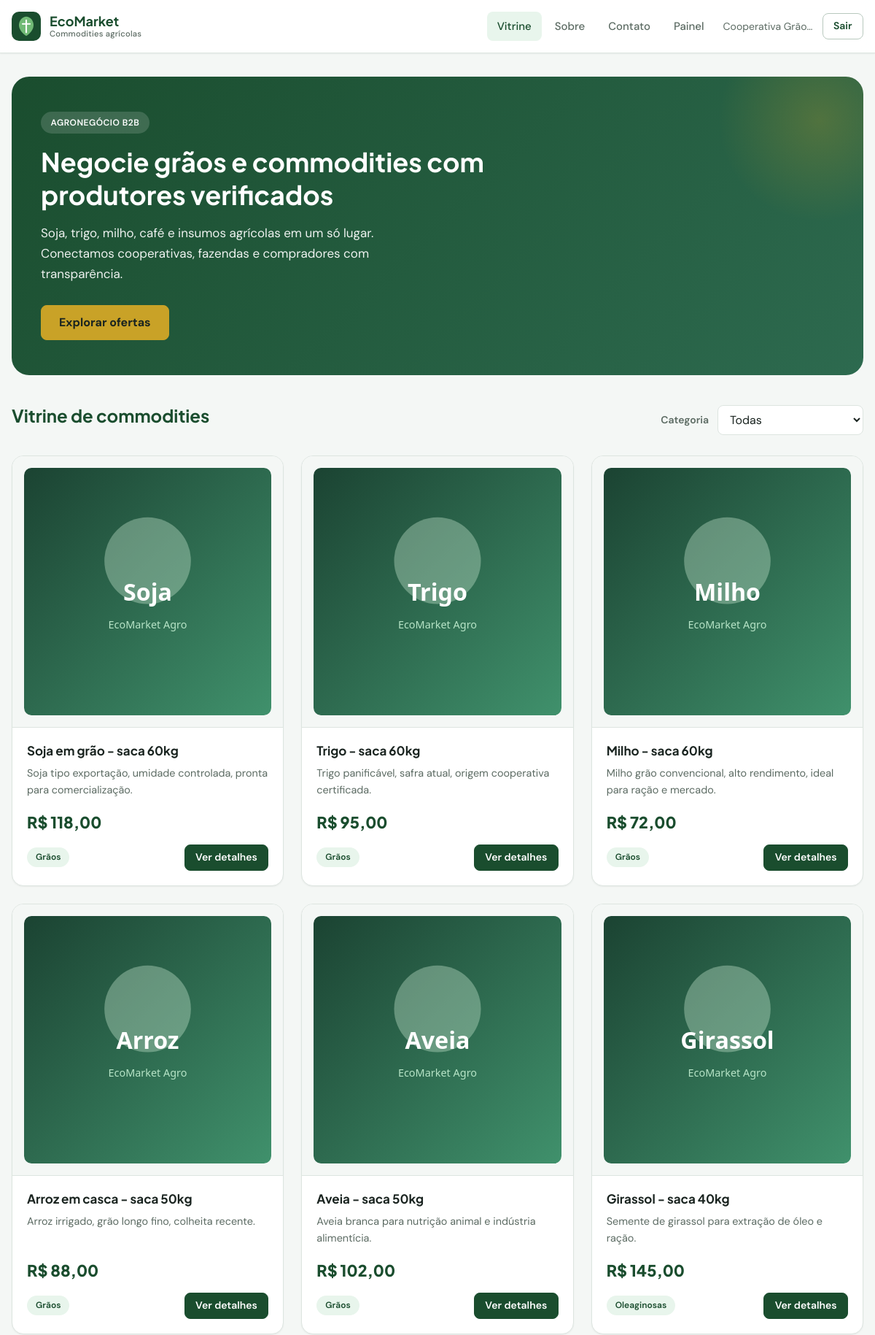
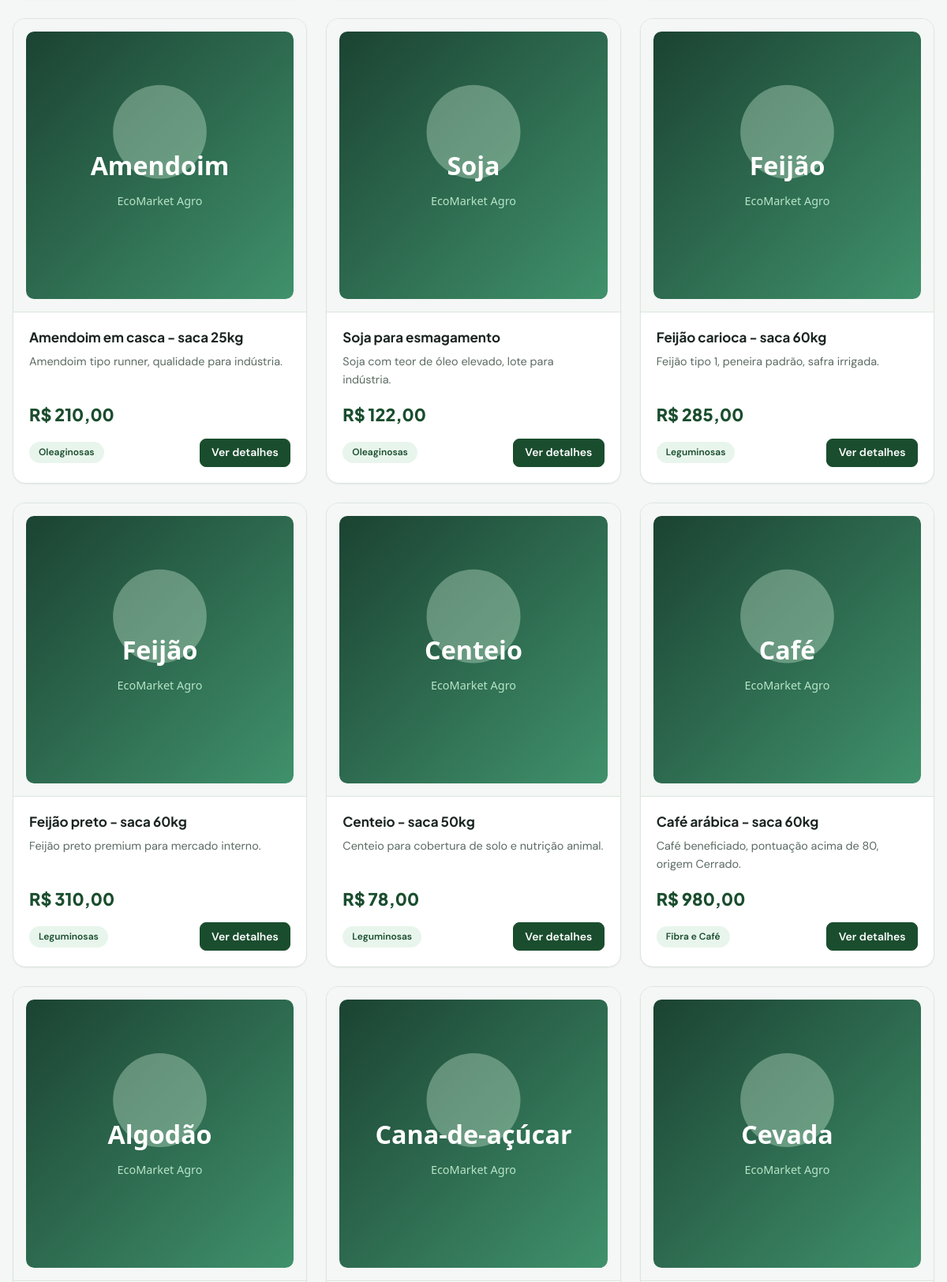
Screenshot of / (signed in, upper part) with the database file from the repository (2 pictures, top to bottom).
### tables this page shows
CREATE TABLE IF NOT EXISTS tbproduto (
    id INT PRIMARY KEY AUTO_INCREMENT,
    nome VARCHAR(200) NOT NULL,
    descricao VARCHAR(200) NOT NULL,
    preco VARCHAR(10) NOT NULL,
    categoria INT NOT NULL,
    link_img VARCHAR(255),
    id_usuario INT NOT NULL,
    FOREIGN KEY (categoria) REFERENCES tbCategorias(id),
    FOREIGN KEY (id_usuario) REFERENCES tbusu(id)
);

CREATE TABLE IF NOT EXISTS tbCategorias (
    id INT PRIMARY KEY AUTO_INCREMENT,
    nome VARCHAR(100) NOT NULL
);

### classes/Produto.php (called while the page is built, shortened)
<?php
class Produto {
    public function __construct($id = null, $nome = null, $descricao = null, $preco = null, $categoria = null, $imagem = null) {
        if ($id !== null && $nome !== null && $descricao !== null && $preco !== null && $categoria !== null) {
            $this->nome = $nome;
            $this->descricao = $descricao;
            $this->preco = $preco;
            $this->categoria = $categoria;
            $this->imagem = $imagem;
        } else {
            $this->conn = $id;
        }
    }
    public static function buscarTodos() {
        $conn = DataBase::getConnection();
        $sql = 'SELECT p.id, p.nome, p.descricao, p.preco, c.nome as categoria, p.link_img as imagem
                FROM tbproduto p
                JOIN tbCategorias c ON p.categoria = c.id';
        $stmt = $conn->query($sql);
        $produtos = [];
        while ($row = $stmt->fetch()) {
            $produtos[] = new Produto(
                $row['id'],
                $row['nome'],
                $row['descricao'],
                $row['preco'],
                $row['categoria'],
                $row['imagem']
            );
        }
        return $produtos;
    }
}

### index.php (the view, shortened to what this page needs)
<?php
require_once 'classes/Produto.php';
$categoriaSelecionada = isset($_GET['categoria']) ? $_GET['categoria'] : '';
if ($categoriaSelecionada) {
    $produtos = Produto::buscarPorCategoria($categoriaSelecionada);
} else {
    $produtos = Produto::buscarTodos();
}
require_once 'includes/head.php';
require_once 'includes/navbar.php';
?>
<main class="page-wrap">
    <div class="container">
        <section class="hero">
            <span class="hero__badge">Agronegócio B2B</span>
            <h1>Negocie grãos e commodities com produtores verificados</h1>
            <p>Soja, trigo, milho, café e insumos agrícolas em um só lugar. Conectamos cooperativas, fazendas e compradores com transparência.</p>
            <a href="#vitrine" class="btn btn--accent btn--lg">Explorar ofertas</a>
        </section>
        <div class="section-header" id="vitrine">
            <h2>Vitrine de commodities</h2>
            <form class="filter-bar" method="get">
                <label for="categoria">Categoria</label>
                <select name="categoria" id="categoria" class="form-control" onchange="this.form.submit()">
                    <option value="">Todas</option>
                </select>
            </form>
        </div>
        <?php if (empty($produtos)): ?>
            <div class="alert alert--error">Nenhum produto encontrado nesta categoria.</div>
        <?php else: ?>
            <div class="product-grid">
                <?php foreach ($produtos as $produto): ?>
                    <article class="card product-card">
                        <div class="product-card__media">
                            <img src="<?php echo htmlspecialchars($produto->imagem ?: 'uploads/placeholder.svg'); ?>"
                                 alt="<?php echo htmlspecialchars($produto->nome); ?>">
                        </div>
                        <div class="product-card__body">
                            <h3 class="product-card__title"><?php echo htmlspecialchars($produto->nome); ?></h3>
                            <p class="product-card__desc"><?php echo htmlspecialchars($produto->descricao); ?></p>
                            <div class="product-card__price">
                                R$ <?php echo number_format((float) str_replace(',', '.', $produto->preco), 2, ',', '.'); ?>
                            </div>
                            <div class="product-card__footer">
                                <span class="badge"><?php echo htmlspecialchars($produto->categoria); ?></span>
                                <button type="button" class="btn btn--primary btn--sm"
                                    onclick='abrirModalProduto(<?php echo json_encode($produto, JSON_HEX_TAG | JSON_HEX_APOS | JSON_HEX_QUOT | JSON_UNESCAPED_UNICODE); ?>)'>
                                    Ver detalhes
                                </button>
                            </div>
                        </div>
                    </article>
                <?php endforeach; ?>
            </div>
        <?php endif; ?>
    </div>
</main>

### styles/theme.css (style rules this page uses)
:root { --color-primary: #1a4d2e; --color-primary-hover: #143d24; --color-secondary: #4f9d69; --color-accent: #c9a227; --color-accent-soft: #f5ecd3; --color-bg: #f4f7f5; --color-surface: #ffffff; --color-surface-elevated: #ffffff; --color-border: #dde5e0; --color-border-strong: #b8c9be; --color-text: #1a2420; --color-text-muted: #5c6b63; --color-text-inverse: #ffffff; --color-success: #2e7d4a; --color-success-bg: #e8f5ec; --color-error: #b42318; --color-error-bg: #fef3f2; --color-warning: #92680a; --font-sans: 'DM Sans', system-ui, -apple-system, sans-serif; --font-display: 'Plus Jakarta Sans', var(--font-sans); --radius-sm: 8px; --radius-md: 12px; --radius-lg: 16px; --radius-xl: 24px; --shadow-sm: 0 1px 2px rgba(26, 36, 32, 0.06); --shadow-md: 0 4px 16px rgba(26, 77, 46, 0.08); --shadow-lg: 0 12px 40px rgba(26, 77, 46, 0.12); --header-h: 72px; --container: 1200px; --transition: 0.2s ease; }
*, *::before, *::after { box-sizing: border-box; }
html { scroll-behavior: smooth; }
body { margin: 0; font-family: var(--font-sans); font-size: 1rem; line-height: 1.6; color: var(--color-text); background: var(--color-bg); -webkit-font-smoothing: antialiased; }
img { max-width: 100%; height: auto; display: block; }
a { color: var(--color-primary); text-decoration: none; transition: color var(--transition); }
h1, h2, h3, h4 { font-family: var(--font-display); line-height: 1.25; margin: 0 0 0.5em; color: var(--color-text); }
.page-wrap { min-height: calc(100vh - var(--header-h)); }
.container { width: min(100% - 2rem, var(--container)); margin-inline: auto; padding-block: 2rem; }
.btn { display: inline-flex; align-items: center; justify-content: center; gap: 0.5rem; padding: 0.625rem 1.25rem; font-family: var(--font-sans); font-size: 0.9375rem; font-weight: 600; line-height: 1.4; border-radius: var(--radius-sm); border: 1px solid transparent; cursor: pointer; transition: all var(--transition); text-decoration: none; }
.btn--primary { background: var(--color-primary); color: var(--color-text-inverse); border-color: var(--color-primary); }
.btn--sm { padding: 0.45rem 0.9rem; font-size: 0.875rem; }
.btn--lg { padding: 0.75rem 1.5rem; font-size: 1rem; }
.form-control, input[type="text"], input[type="email"], input[type="password"], input[type="tel"], input[type="file"], select, textarea { width: 100%; padding: 0.75rem 1rem; font-family: inherit; font-size: 1rem; color: var(--color-text); background: var(--color-surface); border: 1px solid var(--color-border); border-radius: var(--radius-sm); transition: border-color var(--transition), box-shadow var(--transition); }
.card { background: var(--color-surface); border: 1px solid var(--color-border); border-radius: var(--radius-lg); box-shadow: var(--shadow-sm); transition: box-shadow var(--transition), transform var(--transition); }
.badge { display: inline-block; padding: 0.25rem 0.75rem; font-size: 0.75rem; font-weight: 600; border-radius: 999px; background: var(--color-success-bg); color: var(--color-primary); }

### rows the page displays
tbproduto: link_img (picture), nome "Soja em grão - saca 60kg", descricao "Soja tipo exportação, umidade controlada, pronta para comercialização.", preco "118,00", categoria.nome "Grãos"
tbproduto: link_img (picture), nome "Trigo - saca 60kg", descricao "Trigo panificável, safra atual, origem cooperativa certificada.", preco "95,00", categoria.nome "Grãos"
tbproduto: link_img (picture), nome "Milho - saca 60kg", descricao "Milho grão convencional, alto rendimento, ideal para ração e mercado.", preco "72,00", categoria.nome "Grãos"
tbproduto: link_img (picture), nome "Arroz em casca - saca 50kg", descricao "Arroz irrigado, grão longo fino, colheita recente.", preco "88,00", categoria.nome "Grãos"
tbproduto: link_img (picture), nome "Aveia - saca 50kg", descricao "Aveia branca para nutrição animal e indústria alimentícia.", preco "102,00", categoria.nome "Grãos"
tbproduto: link_img (picture), nome "Girassol - saca 40kg", descricao "Semente de girassol para extração de óleo e ração.", preco "145,00", categoria.nome "Oleaginosas"
tbproduto: link_img (picture), nome "Amendoim em casca - saca 25kg", descricao "Amendoim tipo runner, qualidade para indústria.", preco "210,00", categoria.nome "Oleaginosas"
tbproduto: link_img (picture), nome "Soja para esmagamento", descricao "Soja com teor de óleo elevado, lote para indústria.", preco "122,00", categoria.nome "Oleaginosas"
tbproduto: link_img (picture), nome "Feijão carioca - saca 60kg", descricao "Feijão tipo 1, peneira padrão, safra irrigada.", preco "285,00", categoria.nome "Leguminosas"
tbproduto: link_img (picture), nome "Feijão preto - saca 60kg", descricao "Feijão preto premium para mercado interno.", preco "310,00", categoria.nome "Leguminosas"
tbproduto: link_img (picture), nome "Centeio - saca 50kg", descricao "Centeio para cobertura de solo e nutrição animal.", preco "78,00", categoria.nome "Leguminosas"
tbproduto: link_img (picture), nome "Café arábica - saca 60kg", descricao "Café beneficiado, pontuação acima de 80, origem Cerrado.", preco "980,00", categoria.nome "Fibra e Café"
tbproduto: link_img (picture)
tbproduto: link_img (picture)
tbproduto: link_img (picture)

### other values shown
$userName "Cooperativa Grão…"
